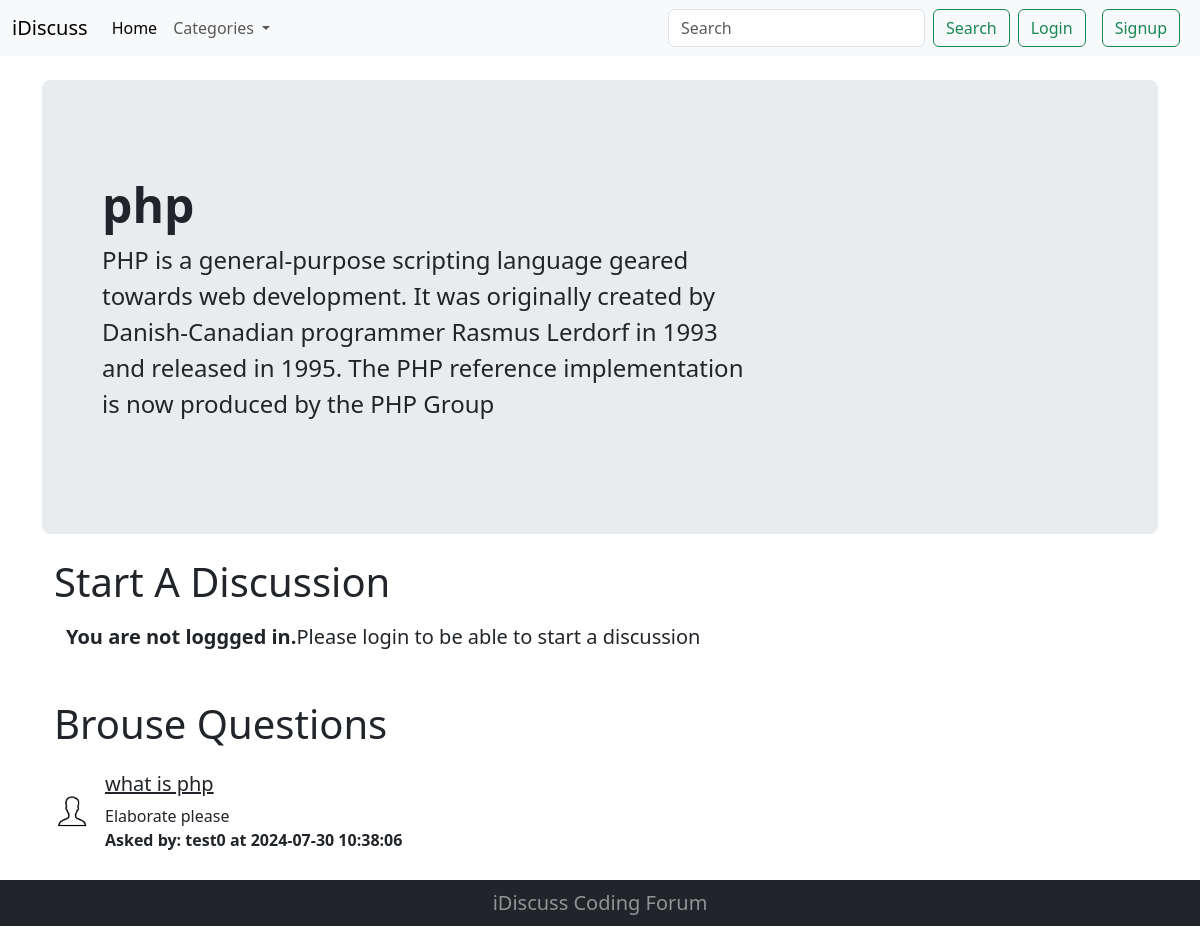
The app's page /threadlist.php?cat_id=1 with its own data.
### tables this page shows
CREATE TABLE `categories` (
  `category_id` int(8) NOT NULL,
  `category_name` varchar(255) NOT NULL,
  `category_description` varchar(500) NOT NULL,
  `created` datetime NOT NULL DEFAULT current_timestamp()
);

CREATE TABLE `threads` (
  `thread_id` int(8) NOT NULL,
  `thread_title` varchar(255) NOT NULL,
  `thread_desc` text NOT NULL,
  `thread_cat_id` int(8) NOT NULL,
  `thread_user_id` int(8) NOT NULL,
  `timestamp` datetime NOT NULL DEFAULT current_timestamp()
);

CREATE TABLE `users` (
  `sno` int(8) NOT NULL,
  `username` varchar(30) NOT NULL,
  `password` varchar(255) NOT NULL,
  `timestamp` datetime NOT NULL DEFAULT current_timestamp()
);

### threadlist.php (the view, shortened to what this page needs)
<!doctype html>
<html lang="en">
<head>
    <link href="https://cdn.jsdelivr.net/npm/bootstrap@5.3.3/dist/css/bootstrap.min.css" rel="stylesheet">
</head>
<body>
    <?php
    include "./partials/dbConnection.php";
    include "./partials/header.php";
    ?>
    <div class="container min-vh-100">
        <?php
        $id = $_GET["cat_id"];
        $sql = "SELECT * FROM `categories` WHERE `category_id`= $id";
        $result = mysqli_query($conn, $sql);
        while ($row = mysqli_fetch_assoc($result)) {
            $title = $row["category_name"];
            $desc = $row["category_description"];
            echo '<div class="p-5 my-4 bg-body-secondary rounded-3">
                        <div class="container-fluid py-5">
                            <h1 class="display-5 fw-bold">' . $title . '</h1>
                            <p class="col-md-8 fs-4">' . $desc . '</p>
                        </div>
                     </div>';
        }
        ?>
        <div class="container">
        <h1 class="my-3">Start A Discussion</h1>
        <?php
        if (isset($_SESSION["logedin"]) && $_SESSION["logedin"]==true) {
        echo'
        <form action=" '.$_SERVER["REQUEST_URI"].'" method="POST">
            <div class="mb-3">
                <label for="title" class="form-label">Problem Title</label>
                <input type="text" class="form-control" id="title" name="title" aria-describedby="emailHelp">
                <div id="emailHelp" class="form-text">Keep your title as short as possible</div>
            </div>
            <div class="mb-3">
                <label for="exampleInputPassword1" class="form-label">Elaborate your concern</label>
                <textarea class="form-control" id="desc" name="desc"></textarea>
            </div>
            <button type="submit" class="btn btn-success">Submit</button>
        </form>';
        }else {
            echo'
            <div class="container mb-5">
                <p class="lead"><span class="fw-bold">You are not loggged in.</span>Please login to be able to start a discussion</p>
            </div>';
        }
        ?>
        </div>
        <div class="container"><h1 class="my-3">Brouse Questions</h1></div>
        <?php
        $id = $_GET["cat_id"];
        $sql = "SELECT * FROM `threads` WHERE `thread_cat_id`= $id";
        $result = mysqli_query($conn, $sql);
        while ($row = mysqli_fetch_assoc($result)) {
            $th_id = $row["thread_id"];
            $title = $row["thread_title"];
            $desc = $row["thread_desc"];
            $timestamp = $row["timestamp"];
            $thread_user_id	= $row["thread_user_id"];
            $sql2 = "SELECT `username` FROM `users` WHERE `sno` = '$thread_user_id'";
            $result2 = mysqli_query($conn, $sql2);
            $row2 = mysqli_fetch_assoc($result2);
            $askedby = $row2["username"];
            echo '<div class="container">
                        <div class="d-flex align-items-center my-4">
                            <div class="flex-shrink-0">
                                <img width="35" src="./images/user.png" alt="user">
                            </div>
                            <div class="flex-grow-1 ms-3">
                                <h5><a class="text-dark" href="./thread.php?th_id=' . $th_id . '&askedby='.$askedby.'">' . $title . '</a></h5>
                                <p class="my-0">' . $desc . '</p>
                                 <p class="fw-bold my-0">Asked by: '.$askedby.' at '. $timestamp .'</p>
                            </div>
                        </div>
                </div>';
        }
        ?>
    </div>
    <?php
    include "../Forum/partials/footer.php"
    ?>
</body>
</html>

### partials/header.php (shortened to what this page needs)
<?php
echo '<nav class="sticky-top navbar navbar-expand-lg bg-body-tertiary">
  <div class="container-fluid">
    <a class="navbar-brand" href="index.php">iDiscuss</a>
    <button class="navbar-toggler" type="button" data-bs-toggle="collapse" data-bs-target="#navbarSupportedContent" aria-controls="navbarSupportedContent" aria-expanded="false" aria-label="Toggle navigation">
      <span class="navbar-toggler-icon"></span>
    </button>
    <div class="collapse navbar-collapse" id="navbarSupportedContent">
      <ul class="navbar-nav me-auto mb-2 mb-lg-0">
        <li class="nav-item">
          <a class="nav-link active" aria-current="page" href="index.php">Home</a>
        </li>
        <li class="nav-item dropdown">
          <a class="nav-link dropdown-toggle" href="#" role="button" data-bs-toggle="dropdown" aria-expanded="false">
            Categories
          </a>
          <ul class="dropdown-menu">';
          echo '</ul>
      </ul>
      <form class="d-flex" role="search" method="get" action="./search.php">
        <input class="form-control me-2" name="query" type="search" placeholder="Search" aria-label="Search">
        <button class="btn btn-outline-success" type="submit">Search</button>
      </form>';
      if (isset($_SESSION['logedin']) && $_SESSION['logedin'] == true) {
        echo '
            <div class="dropdown">
              <button class="btn btn-outline-success dropdown-toggle mx-2" type="button" data-bs-toggle="dropdown" aria-expanded="false">
                Welcome '.$_SESSION['username'].'
              </button>
              <ul class="dropdown-menu">
                <li><a class="dropdown-item" href="/forum/partials/logout.php">Logout</a></li>
              </ul>
            </div>';
      }else {
        echo'
        <button class="btn btn-outline-success mx-2" type="button"     data-bs-toggle="modal" data-bs-target="#loginModal">
        Login
        </button>
        <button class="btn btn-outline-success mx-2" type="button" data-bs-toggle="modal" data-bs-target="#signupModal">
          Signup
        </button>';
      }
      echo'
    </div>
  </div>
</nav>';

### partials/footer.php
<?php
echo '<footer class="bg-dark">
  <div class="container-fluid">
      <p class="text-center text-white-50 fs-5 p-2">iDiscuss Coding Forum</p>
    </div>
</footer>';
?>

### records on screen
categories: category_name "php", category_description "PHP is a general-purpose scripting language geared towards web development. It was originally created by Danish-Canadian programmer Rasmus Lerdorf in 1993 and released in 1995. The PHP reference implementation is now produced by the PHP Group"
threads: thread_title "what is php", thread_desc "Elaborate please", users.username "test0", timestamp "2024-07-30 10:38:06"
